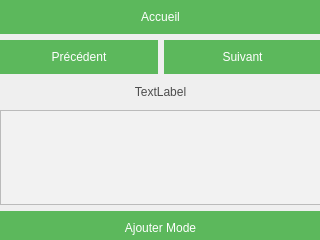
<?xml version="1.0" encoding="UTF-8"?>
<ui version="4.0">
 <class>PlanningWindow</class>
 <widget class="QMainWindow" name="PlanningWindow">
  <property name="geometry">
   <rect>
    <x>0</x>
    <y>0</y>
    <width>320</width>
    <height>240</height>
   </rect>
  </property>
  <property name="windowTitle">
   <string>Envio - Thermostat</string>
  </property>
  <property name="styleSheet">
   <string notr="true"/>
  </property>
  <widget class="QWidget" name="centralwidget">
   <widget class="QWidget" name="gridLayoutWidget">
    <property name="geometry">
     <rect>
      <x>0</x>
      <y>0</y>
      <width>321</width>
      <height>245</height>
     </rect>
    </property>
    <layout class="QGridLayout" name="gridLayout">
     <item row="6" column="0" alignment="Qt::AlignVCenter">
      <widget class="QPushButton" name="AddModeButton">
       <property name="styleSheet">
        <string notr="true">QPushButton
{
	font-family:&quot;Montserrat&quot;, sans-serif;
	text-transform: uppercase;
	outline: 0;
	background: #5cb85c;
	border: 0;
	padding: 10px;
	color: #FFFFFF;
	font-size: 12px;
}

QPushButton:hover
{
	font-family:&quot;Montserrat&quot;, sans-serif;
	text-transform: uppercase;
	outline: 0;
	background: #449d44;
	border: 0;
	padding: 10px;
	color: #FFFFFF;
	font-size: 12px;
}</string>
       </property>
       <property name="text">
        <string>Ajouter Mode</string>
       </property>
      </widget>
     </item>
     <item row="5" column="0">
      <widget class="QTableView" name="tableView">
       <property name="styleSheet">
        <string notr="true">QTableView {
	background: #f2f2f2;
	font-family: &quot;Montserrat&quot;, sans-serif;
    show-decoration-selected: 1; 
}

QTableView::item:alternate {
    background: #EEEEEE;
}

QTableView::item:selected {
    border: 1px solid #6a6ea9;
}

QTableView::item:selected:!active {
    background: qlineargradient(x1: 0, y1: 0, x2: 1, y2: 1,
                                stop: 0 #ABAFE5, stop: 1 #8588B2);
}

QTableView::item:selected:active {
    background: qlineargradient(x1: 0, y1: 0, x2: 1, y2: 1,
                                stop: 0 #4cae4c, stop: 1 #265726);
}

QTableView::item:hover {
    background: qlineargradient(x1: 0, y1: 0, x2: 0, y2: 1,
                                stop: 0 #5cb85c, stop: 1 #449d44);
}

/*
QTableView
{
font-family: &quot;Montserrat&quot;, sans-serif;
background: #f2f2f2;
box-sizing: border-box;
font-size: 12px;
}

QTableView::item
{
    padding-left:10px;
    width:80px;
    height:20px;
    color: #5a5a5a;
    border-bottom :1px solid #f0f0f0;
	font-size: 12px;
}
*/</string>
       </property>
      </widget>
     </item>
     <item row="4" column="0">
      <widget class="QLabel" name="DateLabel">
       <property name="styleSheet">
        <string notr="true">font-family: &quot;Montserrat&quot;, sans-serif;
text-transform: uppercase;
outline: 0;
border: 0;
padding: 5px;
color: #4d4d4d;
font-size: 12px;

</string>
       </property>
       <property name="text">
        <string>TextLabel</string>
       </property>
       <property name="alignment">
        <set>Qt::AlignCenter</set>
       </property>
      </widget>
     </item>
     <item row="0" column="0">
      <layout class="QHBoxLayout" name="horizontalLayout">
       <item>
        <widget class="QPushButton" name="AccueilBtn">
         <property name="styleSheet">
          <string notr="true">QPushButton
{
	font-family:&quot;Montserrat&quot;, sans-serif;
	text-transform: uppercase;
	outline: 0;
	background: #5cb85c;
	border: 0;
	padding: 10px;
	color: #FFFFFF;
	font-size: 12px;
}

QPushButton:hover
{
	font-family:&quot;Montserrat&quot;, sans-serif;
	text-transform: uppercase;
	outline: 0;
	background: #449d44;
	border: 0;
	padding: 10px;
	color: #FFFFFF;
	font-size: 12px;
}</string>
         </property>
         <property name="text">
          <string>Accueil</string>
         </property>
        </widget>
       </item>
      </layout>
     </item>
     <item row="3" column="0">
      <layout class="QHBoxLayout" name="horizontalLayout_2">
       <item>
        <widget class="QPushButton" name="PrevButton">
         <property name="styleSheet">
          <string notr="true">QPushButton
{
	font-family:&quot;Montserrat&quot;, sans-serif;
	text-transform: uppercase;
	outline: 0;
	background: #5cb85c;
	border: 0;
	padding: 10px;
	color: #FFFFFF;
	font-size: 12px;
}

QPushButton:hover
{
	font-family:&quot;Montserrat&quot;, sans-serif;
	text-transform: uppercase;
	outline: 0;
	background: #449d44;
	border: 0;
	padding: 10px;
	color: #FFFFFF;
	font-size: 12px;
}</string>
         </property>
         <property name="text">
          <string>Précédent</string>
         </property>
        </widget>
       </item>
       <item>
        <widget class="QPushButton" name="NextButton">
         <property name="styleSheet">
          <string notr="true">QPushButton
{
	font-family:&quot;Montserrat&quot;, sans-serif;
	text-transform: uppercase;
	outline: 0;
	background: #5cb85c;
	border: 0;
	padding: 10px;
	color: #FFFFFF;
	font-size: 12px;
}

QPushButton:hover
{
	font-family:&quot;Montserrat&quot;, sans-serif;
	text-transform: uppercase;
	outline: 0;
	background: #449d44;
	border: 0;
	padding: 10px;
	color: #FFFFFF;
	font-size: 12px;
}</string>
         </property>
         <property name="text">
          <string>Suivant</string>
         </property>
        </widget>
       </item>
      </layout>
     </item>
    </layout>
   </widget>
  </widget>
 </widget>
 <resources/>
 <connections/>
</ui>
